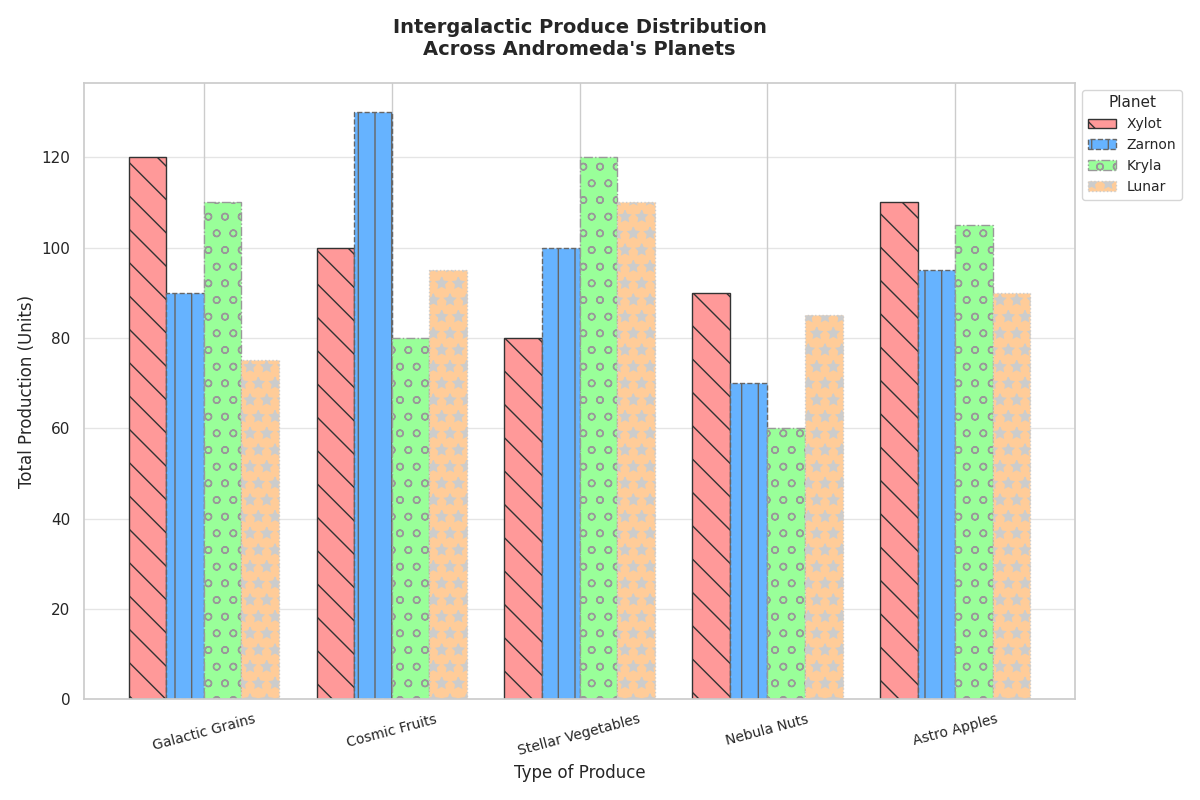

Generate this figure with Python:
import matplotlib.pyplot as plt
import numpy as np

# Data setup
produce_types = ['Galactic Grains', 'Cosmic Fruits', 'Stellar Vegetables', 'Nebula Nuts', 'Astro Apples']
xylot_output = [120, 100, 80, 90, 110]
zarnon_output = [90, 130, 100, 70, 95]
kryla_output = [110, 80, 120, 60, 105]
lunar_output = [75, 95, 110, 85, 90]

bar_width = 0.2
bar_positions = np.arange(len(produce_types))

fig, ax = plt.subplots(figsize=(12, 8))

# Altered bar chart styles
ax.bar(bar_positions - 1.5 * bar_width, xylot_output, width=bar_width, label='Xylot', color='#ff9999', edgecolor='#333333', linestyle='-', hatch='\\')
ax.bar(bar_positions - 0.5 * bar_width, zarnon_output, width=bar_width, label='Zarnon', color='#66b3ff', edgecolor='#666666', linestyle='--', hatch='|')
ax.bar(bar_positions + 0.5 * bar_width, kryla_output, width=bar_width, label='Kryla', color='#99ff99', edgecolor='#999999', linestyle='-.', hatch='o')
ax.bar(bar_positions + 1.5 * bar_width, lunar_output, width=bar_width, label='Lunar', color='#ffcc99', edgecolor='#cccccc', linestyle=':', hatch='*')

ax.set_title('Intergalactic Produce Distribution\nAcross Andromeda\'s Planets', fontsize=14, fontweight='bold', pad=20)
ax.set_xlabel('Type of Produce', fontsize=12)
ax.set_ylabel('Total Production (Units)', fontsize=12)
ax.set_xticks(bar_positions)
ax.set_xticklabels(produce_types, fontsize=10, rotation=15)
ax.legend(title='Planet', loc='upper left', bbox_to_anchor=(1, 1), fontsize=10, title_fontsize='11')

# Altered grid style
ax.yaxis.grid(True, linestyle='-', alpha=0.5)

# Adjusted layout
plt.tight_layout()
plt.show()
